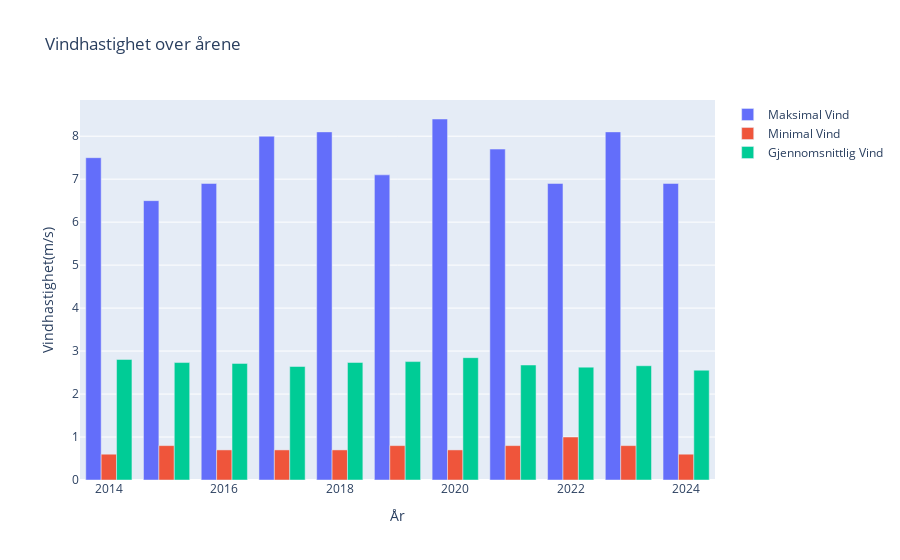

The cell this chart's notebook holds for it:
### Markdown cell above
### Linechart 
Denne grafen viser maksimal, minimal og gjennomsnittlig vindstyrke i perioden. Den gir et raskt overblikk over variasjonen i vindforhold fra år til år, og kan brukes til å identifisere år med spesielt kraftig eller svak vind. Vi valgte søylediagram for å holde det ryddig, i motsetning til eksempel linjediagram med muligens overlappende linjer. Vi valgte variablene maksimal-, minimal- og gjennomsnittlig vind fordi det kan brukes til videre analyse av værforholdene og endringer som hadde forekommet.

### Code cell
dv.linechart_wind()

### Figure 1 — Plotly figure (JSON) as saved in the notebook; plotly's stock layout.template omitted (floating-point values rounded to 4 significant figures)
{"data": [{"name": "Maksimal Vind", "type": "bar", "x": [2014, 2015, 2016, 2017, 2018, 2019, 2020, 2021, 2022, 2023, 2024], "y": [7.5, 6.5, 6.9, 8.0, 8.1, 7.1, 8.4, 7.7, 6.9, 8.1, 6.9]}, {"name": "Minimal Vind", "type": "bar", "x": [2014, 2015, 2016, 2017, 2018, 2019, 2020, 2021, 2022, 2023, 2024], "y": [0.6, 0.8, 0.7, 0.7, 0.7, 0.8, 0.7, 0.8, 1.0, 0.8, 0.6]}, {"name": "Gjennomsnittlig Vind", "type": "bar", "x": [2014, 2015, 2016, 2017, 2018, 2019, 2020, 2021, 2022, 2023, 2024], "y": [2.805, 2.733, 2.713, 2.641, 2.735, 2.755, 2.846, 2.676, 2.626, 2.659, 2.555]}], "layout": {"barmode": "group", "title": {"text": "Vindhastighet over årene"}, "xaxis": {"title": {"text": "År"}}, "yaxis": {"title": {"text": "Vindhastighet(m/s)"}}}}
